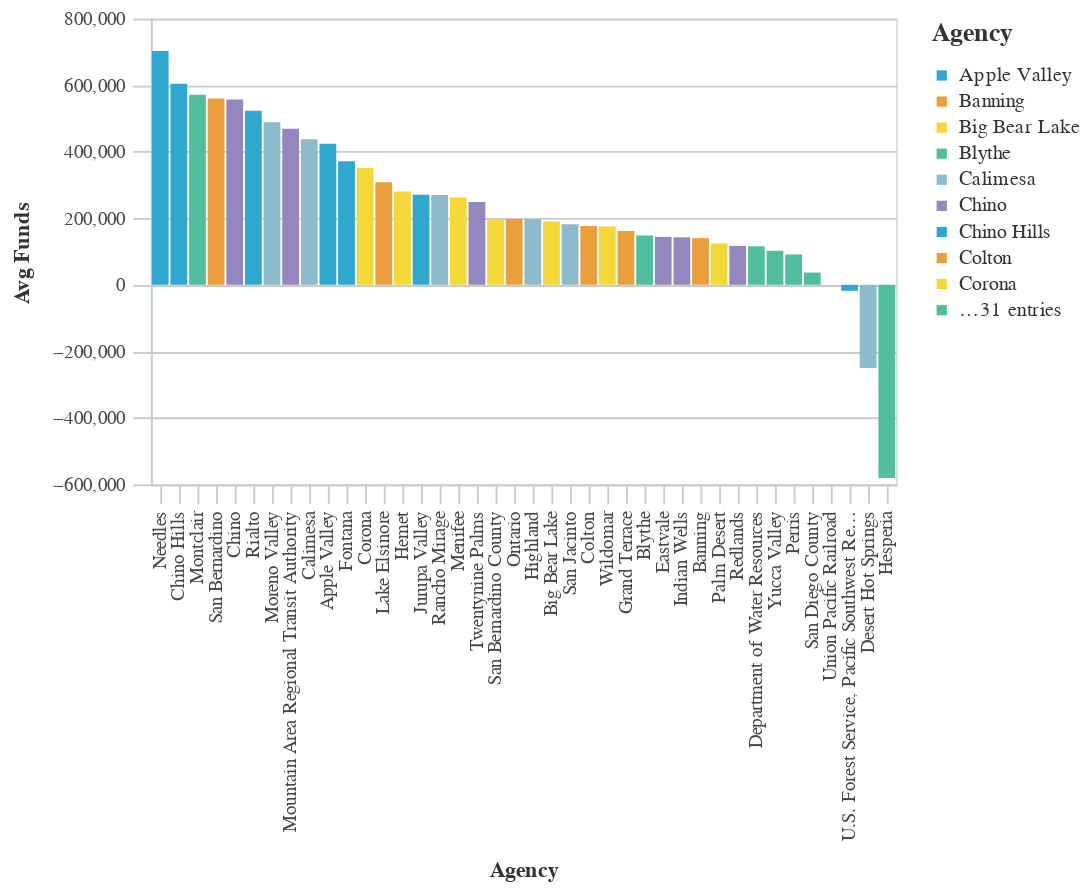

Notebook code cell kept with this figure:
### Code cell
#Bar chart Bottom Average Total Requested Funds by Agency
avg_funds_bottom = (df>>group_by(_.primary_agency_name)>>summarize(avg_funds=_.adjusted_total_requested.mean())>>arrange(-_.avg_funds)).tail(50)

chart5=( _dla_utils_reports.basic_bar_chart_no_save((avg_funds_bottom.tail(40)), 'primary_agency_name','avg_funds', 'primary_agency_name', district))
    
display(HTML("<h4><strong>Lowest Average Total Funds by Agency ($2021)</strong></h4>"))
chart5

### Figure 1 — Vega-Lite specification as saved in the notebook (floating-point values rounded to 4 significant figures)
{"config": {"view": {"continuousWidth": 400, "continuousHeight": 300}, "axis": {"domainColor": "#cbcbcb", "grid": true, "gridColor": "#cbcbcb", "gridWidth": 1, "labelColor": "#474747", "labelFont": "Nunito Sans", "labelFontSize": 10, "labelPadding": 4, "tickColor": "#cbcbcb", "tickSize": 10, "titleColor": "#333", "titleFont": "Raleway", "titleFontSize": 12, "titlePadding": 10}, "axisBand": {"grid": false}, "background": "white", "font": "Raleway", "header": {"labelFont": "Nunito Sans", "titleFont": "Raleway"}, "legend": {"labelColor": "#333", "labelFont": "Nunito Sans", "labelFontSize": 11, "labelLimit": 0, "padding": 1, "symbolSize": 30, "symbolType": "square", "titleColor": "#333", "titleFont": "Raleway", "titleFontSize": 14, "titlePadding": 10}, "title": {"anchor": "middle", "font": "Raleway", "fontSize": 18, "fontWeight": 300, "offset": 20}}, "data": {"name": "data-8cdc5a98c5b2886882abdb82d1643cf4"}, "mark": "bar", "encoding": {"color": {"field": "primary_agency_name", "legend": {"symbolLimit": 10, "title": "Agency"}, "scale": {"range": ["#2EA8CE", "#EB9F3C", "#F4D837", "#51BF9D", "#8CBCCB", "#9487C0"]}, "type": "nominal"}, "tooltip": [{"field": "primary_agency_name", "type": "nominal"}, {"field": "avg_funds", "type": "quantitative"}], "x": {"field": "primary_agency_name", "sort": "-y", "title": "Agency", "type": "nominal"}, "y": {"field": "avg_funds", "title": "Avg Funds", "type": "quantitative"}}, "height": 250, "width": 400, "$schema": "https://vega.github.io/schema/vega-lite/v4.17.0.json", "datasets": {"data-8cdc5a98c5b2886882abdb82d1643cf4": [{"primary_agency_name": "Needles", "avg_funds": 702500.0}, {"primary_agency_name": "Chino Hills", "avg_funds": 604300.0}, {"primary_agency_name": "Montclair", "avg_funds": 571100.0}, {"primary_agency_name": "San Bernardino", "avg_funds": 559900.0}, {"primary_agency_name": "Chino", "avg_funds": 557100.0}, {"primary_agency_name": "Rialto", "avg_funds": 522800.0}, {"primary_agency_name": "Moreno Valley", "avg_funds": 488600.0}, {"primary_agency_name": "Mountain Area Regional Transit Authority", "avg_funds": 469100.0}, {"primary_agency_name": "Calimesa", "avg_funds": 437300.0}, {"primary_agency_name": "Apple Valley", "avg_funds": 423800.0}, {"primary_agency_name": "Fontana", "avg_funds": 371500.0}, {"primary_agency_name": "Corona", "avg_funds": 350900.0}, {"primary_agency_name": "Lake Elsinore", "avg_funds": 308500.0}, {"primary_agency_name": "Hemet", "avg_funds": 280500.0}, {"primary_agency_name": "Jurupa Valley", "avg_funds": 270900.0}, {"primary_agency_name": "Rancho Mirage", "avg_funds": 270000.0}, {"primary_agency_name": "Menifee", "avg_funds": 262500.0}, {"primary_agency_name": "Twentynine Palms", "avg_funds": 248800.0}, {"primary_agency_name": "San Bernardino County", "avg_funds": 198000.0}, {"primary_agency_name": "Ontario", "avg_funds": 197400.0}, {"primary_agency_name": "Highland", "avg_funds": 197000.0}, {"primary_agency_name": "Big Bear Lake", "avg_funds": 189900.0}, {"primary_agency_name": "San Jacinto", "avg_funds": 181800.0}, {"primary_agency_name": "Colton", "avg_funds": 176600.0}, {"primary_agency_name": "Wildomar", "avg_funds": 175200.0}, {"primary_agency_name": "Grand Terrace", "avg_funds": 161800.0}, {"primary_agency_name": "Blythe", "avg_funds": 148200.0}, {"primary_agency_name": "Eastvale", "avg_funds": 144000.0}, {"primary_agency_name": "Indian Wells", "avg_funds": 142600.0}, {"primary_agency_name": "Banning", "avg_funds": 140200.0}, {"primary_agency_name": "Palm Desert", "avg_funds": 124100.0}, {"primary_agency_name": "Redlands", "avg_funds": 116800.0}, {"primary_agency_name": "Department of Water Resources", "avg_funds": 115500.0}, {"primary_agency_name": "Yucca Valley", "avg_funds": 102100.0}, {"primary_agency_name": "Perris", "avg_funds": 91140.0}, {"primary_agency_name": "San Diego County", "avg_funds": 36800.0}, {"primary_agency_name": "Union Pacific Railroad", "avg_funds": 0.0}, {"primary_agency_name": "U.S. Forest Service, Pacific Southwest Region", "avg_funds": -18090.0}, {"primary_agency_name": "Desert Hot Springs", "avg_funds": -250400.0}, {"primary_agency_name": "Hesperia", "avg_funds": -580700.0}]}}
